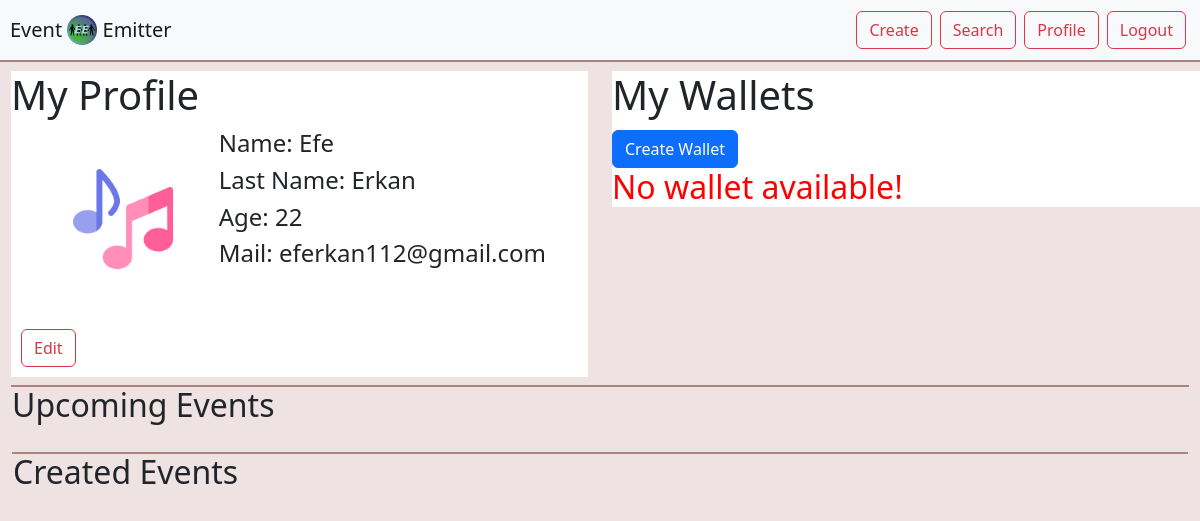
/profile.php (signed in), run on an earlier commit of the app's database.
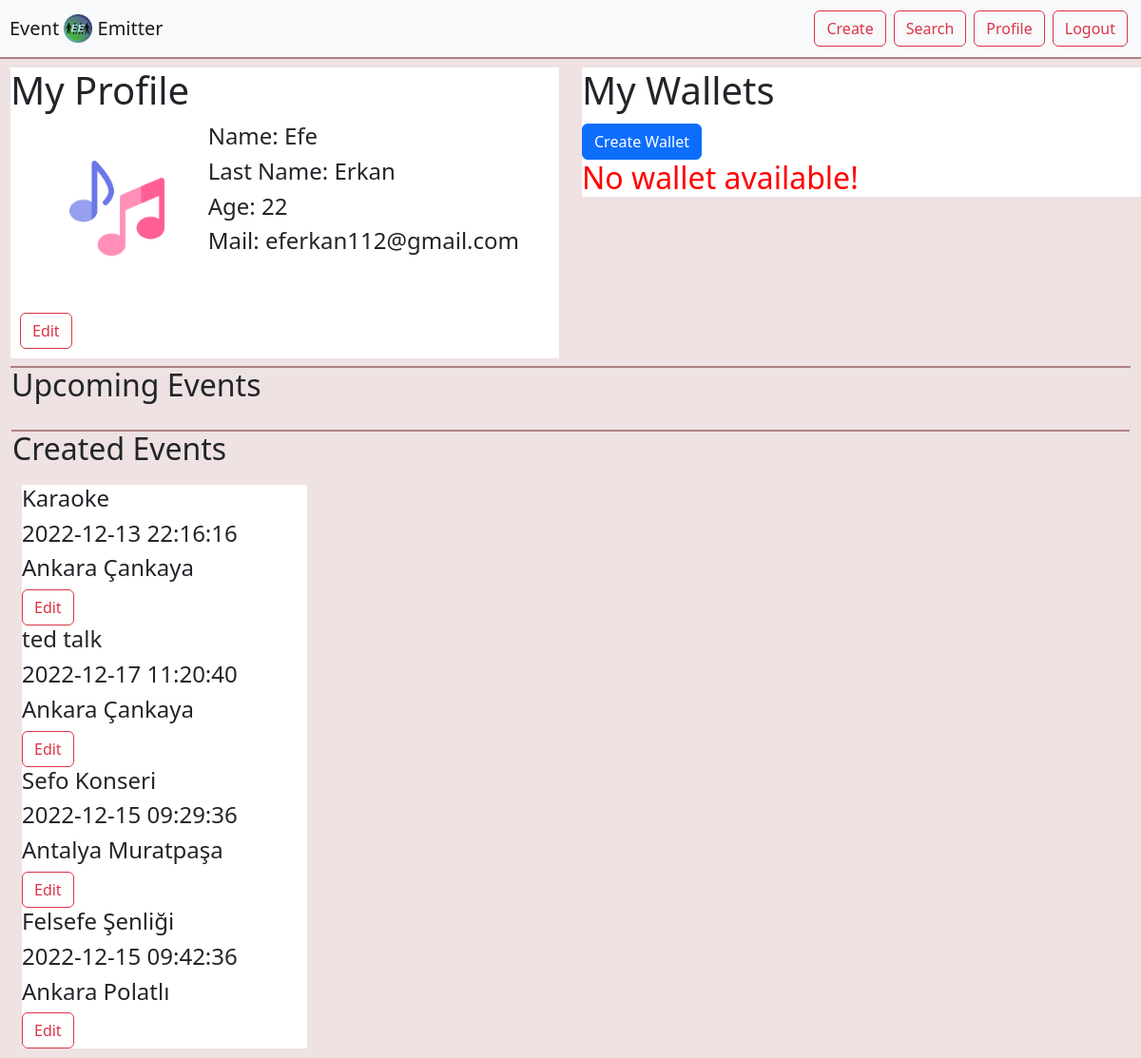
And on a later commit of the database.
### tables this page shows
CREATE TABLE `user` (
  `id` int(11) NOT NULL,
  `type` enum('A','U') NOT NULL DEFAULT 'U',
  `first_name` varchar(255) NOT NULL,
  `middle_name` varchar(255) DEFAULT NULL,
  `last_name` varchar(255) NOT NULL,
  `dateOfBirth` date NOT NULL,
  `age` int(11) NOT NULL,
  `gender` enum('M','F') NOT NULL,
  `mail` varchar(255) NOT NULL,
  `password` varchar(255) NOT NULL,
  `rating` float(2,1) NOT NULL DEFAULT 0.0
);

CREATE TABLE `event` (
  `event_id` int(11) NOT NULL,
  `location_id` int(11) NOT NULL,
  `title` varchar(255) NOT NULL,
  `creator_id` int(11) NOT NULL,
  `description` varchar(2000) DEFAULT NULL,
  `type` enum('festival','competition','music','sports','workshop','art','staged','informational') NOT NULL,
  `registration_endtime` datetime NOT NULL,
  `start_time` datetime NOT NULL,
  `end_time` datetime NOT NULL,
  `current_capacity` int(11) NOT NULL DEFAULT 0,
  `status` varchar(255) NOT NULL,
  `rating` float(2,1) NOT NULL DEFAULT 0.0
);

CREATE TABLE `location` (
  `location_id` int(11) NOT NULL,
  `address_city` varchar(255) DEFAULT NULL,
  `address_street` varchar(255) DEFAULT NULL,
  `address_building` varchar(255) DEFAULT NULL,
  `online_address` varchar(255) DEFAULT NULL
);

### profile.php (the view, shortened to what this page needs)
<?php include("api/connection.php") ?>
<!DOCTYPE html>
<html lang="en">
<link href="https://cdn.jsdelivr.net/npm/bootstrap@5.2.1/dist/css/bootstrap.min.css" rel="stylesheet">
<body style="background-color:#EEE2E2">
    <body>
        <?php include_once("navbar.php"); ?>
        <?php $userID = $_SESSION["id"]; ?>
        <div style="margin:10px">
            <div class="row">
                <div class="col-6">
                    <div style=" background-color: white;">
                        <h1>My Profile<h2>
                                <div class="row" style="margin:10px">
                                    <div class="col-4">
                                        <img style="margin:40px" src="musical-note.png" alt="Event Image" width="100" height="100">
                                    </div>
                                    <?php
                                        $query = "SELECT * FROM user WHERE id = $userID";
                                        $result = mysqli_query($connection, $query);
                                        while ($row = mysqli_fetch_assoc($result))
                                        {
                                            echo '<div class="col-8 ">
                                                    <h4>Name: ' . $row["first_name"] . ' ' . $row["middle_name"] . '<h4>
                                                    <h4>Last Name: ' . $row["last_name"] . '<h4>
                                                    <h4>Age: ' . $row["age"] . '<h4>
                                                    <h4>Mail: ' . $row["mail"] . '<h4>
                                                </div>';
                                        }
                                    ?>
                                </div>
                                <a type="button" class="btn btn-outline-danger" href="edit_profile.php"
                                    style="margin:10px">Edit</a>
                    </div>
                </div>
                <div class="col-6">
                    <div style="width:600px; background-color: white;">
                        <h1>My Wallets<h2>
                        <a href="" class="btn btn-primary">Create Wallet</a>
                        <?php
                            $query = "SELECT * FROM wallet WHERE user_id = $userID";
                            $result = mysqli_query($connection, $query);
                            if (mysqli_num_rows($result) <= 0)
                            {
                                echo '<p style="color: red">No wallet available!</p>';
                            }
                            else
                            {
                                while ($row = mysqli_fetch_assoc($result))
                                {
                                    echo '<p2>Wallet ID: ' . $row["wallet_id"] . '</p2>';
                                    echo '<p1>Balance: ' . $row["balance"] . '</p1>';
                                }
                            }
                        ?>
                    </div>
                </div>
            </div>
            <div style=" height:0px; left:20px; top:112px; border:1px solid #AE8181; background-color: #AE8181">
            <div class="row">
                <h2>Upcoming Events</h2>
                <div style="display:flex;">
                </div>
            </div>
            <div style=" height:0px; left:20px; top:112px; border:1px solid #AE8181; background-color: #AE8181">
            <div class="row">
                <h2>Created Events</h2>
                <div style="display:flex;">
                    <div style="margin:10px; width:300px; background-color:white">
                    <?php
                        $query = "SELECT * FROM event JOIN location ON event.location_id = location.location_id " .
                                "WHERE event.creator_id = $userID";
                        $result = mysqli_query($connection, $query);
                        while ($row = mysqli_fetch_assoc($result))
                        {
                            echo '<h4>' . $row["title"] . '</h4>';
                            echo '<h4>' . $row["start_time"] . '</h4>';
                            echo '<h4>' . $row["address_city"] . ' ' . $row["address_street"] . '</h4>';
                            echo '<a type="button" class="btn btn-outline-danger" href="edit_event.php?id=' . $row["event_id"] . ' style="margin:10px">Edit</a>';
                        }
                    ?>
                    </div>
                </div>
            </div>
    </body>
</html>

What changed in the data, as far as the page shows it:
added event: title "Karaoke", start_time "2022-12-13 22:16:16", location.address_city "Ankara", location.address_street "Çankaya"
added event: title "ted talk", start_time "2022-12-17 11:20:40", location.address_city "Ankara", location.address_street "Çankaya"
added event: title "Sefo Konseri", start_time "2022-12-15 09:29:36", location.address_city "Antalya", location.address_street "Muratpaşa"
added event: title "Felsefe Şenliği", start_time "2022-12-15 09:42:36", location.address_city "Ankara", location.address_street "Polatlı"
